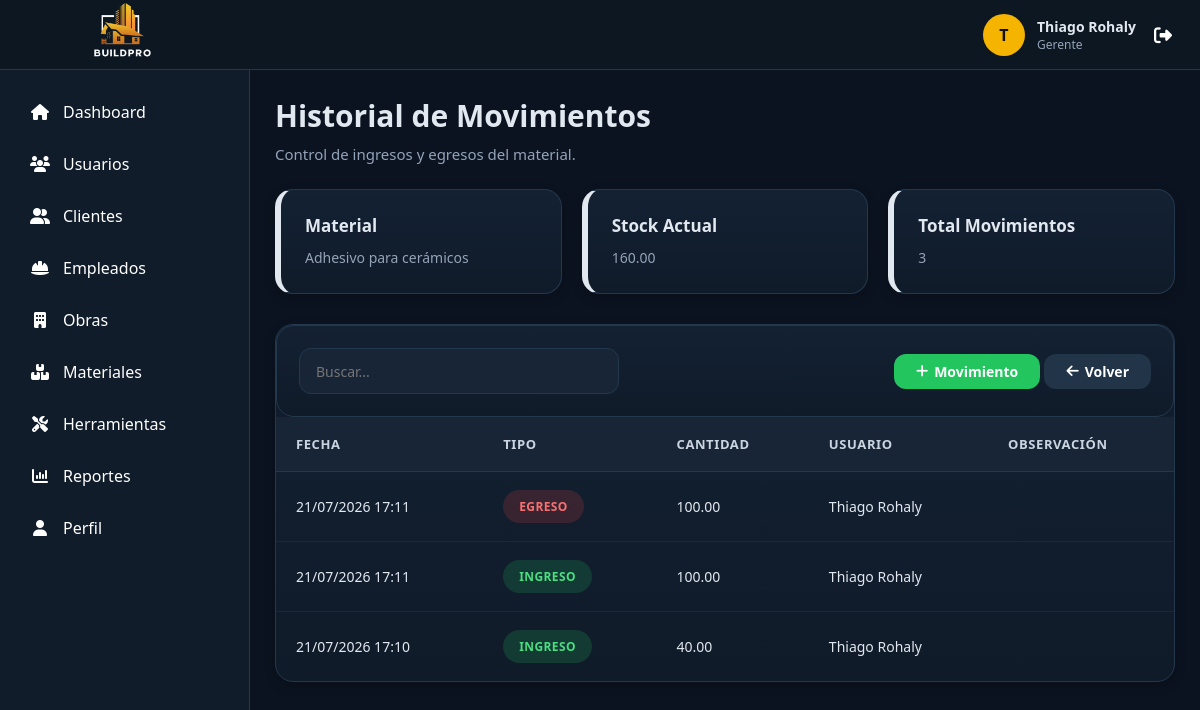
The app's page /vistas/movimientos/index.php?id=28 (signed in) with its own data.
### tables this page shows
CREATE TABLE `material` (
  `id_material` int(11) NOT NULL,
  `nombre_material` varchar(150) NOT NULL,
  `descripcion` text DEFAULT NULL,
  `stock` decimal(10,2) DEFAULT 0.00,
  `stock_minimo` decimal(10,2) DEFAULT 0.00,
  `unidad_medida` varchar(20) DEFAULT NULL,
  `estado` tinyint(1) DEFAULT 1
);

CREATE TABLE `movimiento_material` (
  `id_movimiento` int(11) NOT NULL,
  `id_material` int(11) NOT NULL,
  `id_usuario` int(11) NOT NULL,
  `tipo` enum('INGRESO','EGRESO') NOT NULL,
  `cantidad` decimal(10,2) NOT NULL,
  `fecha` datetime NOT NULL DEFAULT current_timestamp(),
  `observacion` varchar(255) DEFAULT NULL
);

CREATE TABLE `usuario` (
  `id_usuario` int(11) NOT NULL,
  `id_rol` int(11) NOT NULL,
  `nombre` varchar(100) NOT NULL,
  `apellido` varchar(100) NOT NULL,
  `documento` varchar(20) DEFAULT NULL,
  `correo` varchar(150) NOT NULL,
  `contraseña` varchar(255) NOT NULL,
  `telefono` varchar(20) DEFAULT NULL,
  `direccion` varchar(255) DEFAULT NULL,
  `salario` decimal(12,2) DEFAULT NULL,
  `fecha_registro` datetime DEFAULT current_timestamp(),
  `estado` tinyint(1) DEFAULT 1 COMMENT '1=Activo, 0=Inactivo'
);

### modelos/Conexion.php (called while the page is built)
<?php
class Conexion {
    private $host = "localhost";
    private $usuario = "root";
    private $password = "";
    private $baseDatos = "constructora";
    public function conectar(){
        try {
            $conexion = new PDO(
                "mysql:host=".$this->host.";dbname=".$this->baseDatos.";charset=utf8",
                $this->usuario,
                $this->password
            );
            $conexion->setAttribute(
                PDO::ATTR_ERRMODE,
                PDO::ERRMODE_EXCEPTION
            );
            return $conexion;
        } catch(PDOException $e){
            die("Error de conexión: ".$e->getMessage());
        }
    }
}
?>

### modelos/Material.php (called while the page is built, shortened)
<?php
require_once "Conexion.php";
class Material
{
    private $conexion;
    public function __construct()
    {
        $db = new Conexion();
        $this->conexion = $db->conectar();
    }
    public function buscar($id)
    {
        $sql = "SELECT *
                FROM material
                WHERE id_material = :id";
        $stmt = $this->conexion->prepare($sql);
        $stmt->bindParam(":id", $id, PDO::PARAM_INT);
        $stmt->execute();
        return $stmt->fetch(PDO::FETCH_ASSOC);
    }
}

### modelos/MovimientoMaterial.php (called while the page is built, shortened)
<?php
require_once "Conexion.php";
class MovimientoMaterial
{
    private $conexion;
    public function __construct()
    {
        $db = new Conexion();
        $this->conexion = $db->conectar();
    }
    public function obtenerPorMaterial($id_material)
    {
        $sql = "SELECT
                    mm.*,
                    u.nombre,
                    u.apellido
                FROM movimiento_material mm
                INNER JOIN usuario u
                    ON mm.id_usuario = u.id_usuario
                WHERE mm.id_material = :id_material
                ORDER BY mm.fecha DESC";
        $stmt = $this->conexion->prepare($sql);
        $stmt->bindParam(":id_material", $id_material, PDO::PARAM_INT);
        $stmt->execute();
        return $stmt->fetchAll(PDO::FETCH_ASSOC);
    }
}

### vistas/movimientos/index.php (the view, shortened to what this page needs)
<?php
require_once "../../modelos/MovimientoMaterial.php";
require_once "../../modelos/Material.php";
$id_material = $_GET["id"] ?? 0;
$materialModel = new Material();
$movimientoModel = new MovimientoMaterial();
$material = $materialModel->buscar($id_material);
$movimientos = $movimientoModel->obtenerPorMaterial($id_material);
require_once "../../layouts/header.php";
require_once "../../layouts/sidebar.php";
?>
<main class="content">
    <div class="page-title">
        <h1>
            Historial de Movimientos
        </h1>
        <p>
            Control de ingresos y egresos del material.
        </p>
    </div>
    <div class="alert-container">
        <div class="alert">
            <h3>
                Material
            </h3>
            <p>
                <?= $material["nombre_material"]; ?>
            </p>
        </div>
        <div class="alert">
            <h3>
                Stock Actual
            </h3>
            <p>
                <?= $material["stock"]; ?>
            </p>
        </div>
        <div class="alert">
            <h3>
                Total Movimientos
            </h3>
            <p>
                <?= count($movimientos); ?>
            </p>
        </div>
    </div>
    <div class="table-container">
        <div class="toolbar">
            <div class="toolbar-left">
                <input
                    type="text"
                    id="buscarMovimiento"
                    class="search-box"
                    placeholder="Buscar...">
            </div>
            <div>
                <a
                    href="agregar.php?id=<?= $material["id_material"]; ?>"
                    class="btn btn-success">
                    <i class="fa-solid fa-plus"></i>
                    Movimiento
                </a>
                <a
                    href="../materiales/"
                    class="btn btn-secondary">
                    <i class="fa-solid fa-arrow-left"></i>
                    Volver
                </a>
            </div>
        </div>
        <table
            class="table"
            id="tablaMovimientos">
            <thead>
                <tr>
                    <th>
                        Fecha
                    </th>
                    <th>
                        Tipo
                    </th>
                    <th>
                        Cantidad
                    </th>
                    <th>
                        Usuario
                    </th>
                    <th>
                        Observación
                    </th>
                </tr>
            </thead>
            <tbody>
                <?php foreach ($movimientos as $m) { ?>
                    <tr>
                        <td>
                            <?= date("d/m/Y H:i", strtotime($m["fecha"])); ?>
                        </td>
                        <td>
                            <?php if ($m["tipo"] == "INGRESO") { ?>
                                <span class="badge badge-success">
                                    INGRESO
                                </span>
                            <?php } else { ?>
                                <span class="badge badge-danger">
                                    EGRESO
                                </span>
                            <?php } ?>
                        </td>
                        <td>
                            <?= $m["cantidad"]; ?>
                        </td>
                        <td>
                            <?= $m["nombre"] . " " . $m["apellido"]; ?>
                        </td>
                        <td>
                        </td>
                    </tr>
                <?php } ?>
            </tbody>
        </table>
    </div>
</main>
<?php
require_once "../../layouts/footer.php";
?>

### assets/css/layout.css (style rules this page uses)
:root { --bg:#070d14; --surface:#111e2b; --surface-light:#182838; --surface-hover:#223448; --primary:#ffb703; --primary-hover:#fb8500; --text:#ffffff; --text-secondary:#94a3b8; --border:rgba(255,255,255,.08); --sidebar-width:250px; --navbar-height:70px; --radius:14px; --shadow: 0 8px 30px rgba(0,0,0,.25); }
* { margin:0; padding:0; box-sizing:border-box; font-family:"Segoe UI",sans-serif; }
html, body { width:100%; min-height:100%; overflow-x:hidden; }
body { background:var(--bg); color:var(--text); }
.content { margin-left:var(--sidebar-width); margin-top:var(--navbar-height); min-height:calc(100vh - var(--navbar-height)); padding:30px; background:var(--bg); }
.page-title { margin-bottom:25px; }
.page-title h1 { font-size:30px; font-weight:700; margin-bottom:8px; }
.page-title p { color:var(--text-secondary); font-size:15px; }
@media (max-width:1200px) { .content { padding:25px; } }
.content { transition: margin-left .30s ease, width .30s ease, padding .30s ease; }
table { width:100%; }
button, input, select, textarea { font:inherit; }
a { color:inherit; }

### records on screen
material: nombre_material "Adhesivo para cerámicos", stock "160.00"
movimiento_material: fecha "21/07/2026 17:11", tipo "EGRESO", cantidad "100.00", id_usuario.nombre "Thiago", id_usuario.apellido "Rohaly"
movimiento_material: fecha "21/07/2026 17:11", tipo "INGRESO", cantidad "100.00", id_usuario.nombre "Thiago", id_usuario.apellido "Rohaly"
movimiento_material: fecha "21/07/2026 17:10", tipo "INGRESO", cantidad "40.00", id_usuario.nombre "Thiago", id_usuario.apellido "Rohaly"

### other values on screen
substr($_SESSION['usuario']['nombre'],0,1) "T"
$_SESSION['usuario']['nombre'] "Thiago"
$_SESSION['usuario']['apellido'] "Rohaly"
$_SESSION['usuario']['rol'] "Gerente"
$item[1] "Dashboard"
$item[1] "Usuarios"
$item[1] "Clientes"
$item[1] "Empleados"
$item[1] "Obras"
$item[1] "Materiales"
$item[1] "Herramientas"
$item[1] "Reportes"
$item[1] "Perfil"
count($movimientos) "3"
